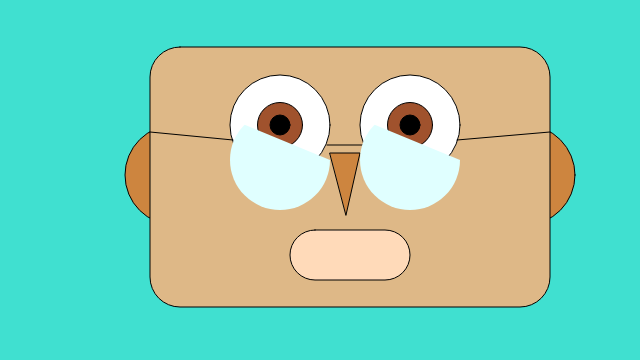
Frame 1 (no input)
Frame 60 (no input): identical to frame 1, image omitted
Frame 120 (the mouse pressed at the canvas centre since frame 60): identical to frame 1, image omitted

The p5.js sketch that drew this single still picture (run headless with seeded random() and noise() and a simulated clock; from frame 60 on, the mouse is pressed at the canvas centre):

// p5.js sketch
// ── sketch.js
/*
    second version of my self portrait
    By Erick Fiallos
*/

// global scope
var x = 345;
var y = 125;

function setup() {
	createCanvas(640, 360);
}

function draw() {
	background('turquoise');

   // ears
    stroke(0)
    fill("peru");
   	circle(x - 170, y + 50, 100); //left
	circle(x + 180, y + 50, 100); //right

    // face
    fill("burlywood");
	rect(x - 195, y - 78, 400, 260, 30);


    // eyes
    fill(255);
	circle(x - 65, y, 100); //left eye
	circle(x + 65, y, 100); //right eye

	fill("sienna");
	circle(x - 65, y, 45); //left iris
	circle(x + 65, y, 45); //right iris

	fill(0);
	circle(x - 65, y, 20); //left pupil
	circle(x + 65, y, 20); //right pupil

    // mouth
    fill("peachpuff");
	rect(x - 55, y + 105, 120, 50, 25);
    
    // nose
    fill("peru");
	triangle(x - 15, y + 28, x + 15, y + 28, x + 1, y + 90);

	// glasses
	fill("lightcyan")
	line(x - 195, y + 7, x - 112, y + 15); //left
	line(x + 112, y + 15, x + 205, y + 7); //right
	line(x + 18, y + 20, x - 18, y + 20); //center
	noStroke();
	arc(x - 65, y + 35, 100, 100, 0, PI + QUARTER_PI, CHORD); //left
	arc(x + 65, y + 35, 100, 100, 0, PI + QUARTER_PI, CHORD); //right

}
